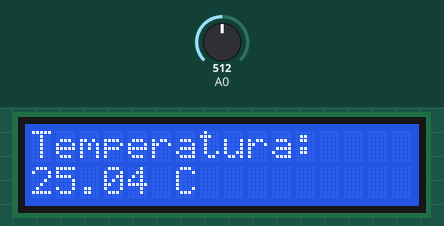
Simulated run of this sketch. Board: Arduino Uno, built with avr-gcc and run on an emulated ATmega328P. Parts: 16×2 character LCD. The test bench sets the inputs (shaded band); at power-on: A0 = 512. What the sketch prints to the serial monitor is not drawn.

Above: at 1.6 s.
1.7 s: A0 set to 329
At 3.2 s:
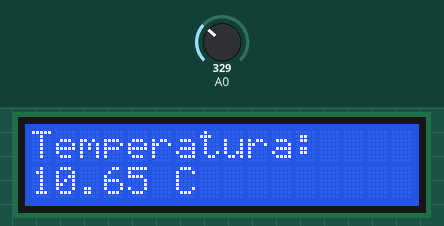
3.5 s: A0 set to 303
At 5.2 s:
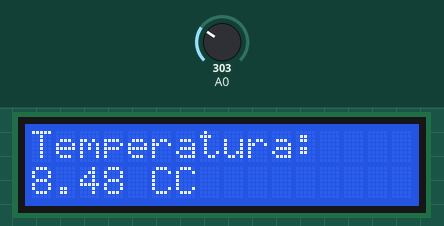
5.5 s: A0 set to 223
At 7.1 s:
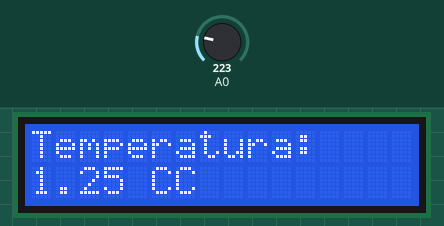
7.5 s: A0 set to 193
At 8.9 s:
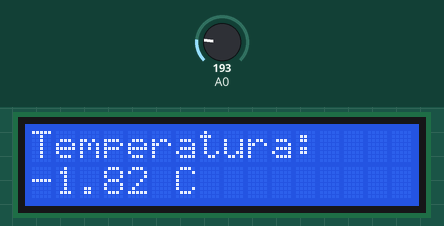
Timing chart, 0 to 10.5 s (numbered marks = the images above; inputs shaded):
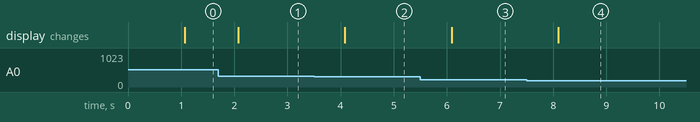

The sketch:

termistor-code.ino
```cpp
/*Código Desenvolvido por Lucas Mire Muffato
https://github.com/lmuffato/

/* Esse códio é para os termistores NTC, ou seja, os resistores que diminuem a
resistência elétrica com o aumento da temperatura.

O termistor usado foi um Termistor NTC, Modelo TTC 104 da marca TSK.

As informações sobre a Resistência Nonimal, a Temperatura Nominal e o Coeficiente
Beta do Termistor, são obtivos através do datasheet do modelo a ser utilizado.

O datasheet do Termistor está no link abaixo:
https://datasheetspdf.com/pdf-file/768616/TKS/TTC-104/1

// <-- ESQUEMA ELETRÔNICO -->

Para proteger o termistor e diminuir a tensão, será utilizado um resistor de 10k Ohm,
ligado em série com o termistor, conforme o esquema abaixo:

  |------T------|
  |             |
  |      |--R---|
  |      |      |
  5v    GND    A0

5v: Saída de 5v do arduino;
GND: Referência de tensão 0;
R: Resistor de 100k Ohm;
T: Termistor (sensor de temperatura);
A0: Porta analógica 0.

// <-- CONSIDERAÇÕES INICIAIS -->

A entrada analógica A0 reconhece o valor da tensão, sendo 1023 para o 5v.

Convertendo o valor analógico em em tensão, utilizando uma proporção:
Se 1023 equivale a 5 volts, o valor lido no pino analógico será uma tensão proporcional:

(Va) Valor de Entrada = Va
(Vf) Tensão de Saída = Vf

[ Vf = (( Va . 5 )/1023) ]

// <-- DETERMINANDO A RESISTÊNICA NO TERMISTOR -->

Para determinar a tensão de saída, será utilizado a Lei de Ohm em um circuito de resistência em série.

(RT) = Resistência do Termistor = RT
(R1) = Resistência do Resistor Associado em série com o Termistor; (nesse caso, um resistor de 10 k)
(Vi) = Tensão de Entrada = 5 v
(Vf) = Tensão de Saída = Vf

[ RT = ((R1 . Vi) / Vf) - R1 ]

// <-- DETERMINANDO A TEMPERATURA -->

A Temperatura no Termissor não varia de maneira linear, ou seja, ela não aumenta na mesma proporção
da variação de resistência.

A relação da temperatura e da resistência do Termistor é descrita pela Equação do Fator Beta,
que é a função utilizada para determinar a variação da resistência do Termistor
pela variação da Temperatura:

(T)  = Temperatura atual no termissor;
(T0) = Temperatura Nominal ( 25° Celcius );
(R0) = Resistência Nominal ( 100Ohm a 25° Celcius );
(RT) = Resistência atual do Resistor;
(B)  = Fator Beta;
(ln) = Logaritimo Natural (Log na base "e")

Tk = 1/( (1 / (T0 + 273.15) ) + (( log(RT / R0) )/B) );

*/

// <-- AQUI INICIA O CÓDIGO DO PRGRAMA -->

/* Os códigos antes do void setup() determinam os parâmetros fixos de como o
arduino funcionará após a inicialização. */

// <-- INCLUI A BIBLIOTECA DO DISPLAY DE LCD -->

/* A biblioteca do Display de LCD já trás os códigos prontos para a utilização de comandos do
display de LCD, dispensando a necessidade de ter que criar códigos para as funções básicas
como escrever letras, textos ou números. */

#include <LiquidCrystal.h>

/* Determinar quais pinos digitais da placa do Arduino serão usados, na ordem
sequencial da esquerda para a direita. */

// <-- ESQUEMA DE PINOS DO DISPLAY -->
/*

DYSPLAY |  VSS | VVD | V0 | RS | RW | E | D0 | D1 | D2 | D3 | D4 | D5 | D6 | D7 | A | K |
ARDUINO |  GND | 5v  | Pt | D7 | GND| D6|    |    |    |    | D5 | D4 | D3 | D2 | 5v|GND|

Pt é a o pino do displa que é ligado a um potenciômetro, para controlar o contraste da tela.
A ligação do potenciômetro é feita conforme a ligação abaixo:

  |--Potenciômetro--|
  |        |        |
  |        |        |
  |        |        |
  5v       Pt      GND

O potenciômetro utilizado foi de 10K ohm.
*/


LiquidCrystal lcd(7, 6, 5, 4, 3, 2);

// <-- INICIA O CÓDIGO QUE SERÁ EXECUTADO APENAS UMA VEZ -->
void setup()

{
//Abre a porta serial e define a taxa de dados para 9600 bites por segundo.

/*Esse comando faz o arduino se comunicar com o computador, enviando qualquer informação
desejada para o computador a uma taxa de 9600 bites por segundo.

Esse comando serve para exibir qualquer informação desejada no monitor serial do arduino, afinal
sem abrir uma comunicação, o monitor serial não terá o que exibir.

A escolha da taxa de bites por segundo, depende da quantidade de informação que será enviada.
Quanto maior a quantida de infomração, maior deve ser a taxa.*/

Serial.begin(9600);

// Ativa o display, usando as 16 colunas e as 2 linhas
lcd.begin(16, 2);

// Limpa a tela do LCD de quaisquer dados anteriores.
lcd.clear();

}

// Inicia o código que será repetido infinitamente.
void loop()

{
// Início do Código do loop.

// <-- CRIAÇÃO DAS VARIÁVEIS -->

/*
float -> Significa que a variável terá um valor decimal;
Int -> Significa que a variável terá um valor inteiro;
*/
float T;                    // (T)  = Temperatura atual no termissor graus celsius
float Tk;                   // (T)  = Temperatura atual no termissor kelvin
float Va;                   // (Va) = Valor de Entrada
float Vf;                   // (Vf) = Tensão de Saída
float RT;                   // (RT) = Resistência atual do Termistor

// Aqui determina que o valor da variável "Va" será o mesmo valor lido na porta analógica A0.
Va = analogRead(A0);

// <-- AJUSTE DA PRECISÃO -->

/* Devido as pequenas variaçoẽs da corrente, o valor de entrada acaba variando em uma faixa.
Por isso, faz-se a média aritimética de 5 amostras a acada 200 milisegundos.
*/

//Criação de variáveis para determinação do valor médio.
float soma = 0;             // Soma das Amostras.
int n = 5;                  // Número de amostras.
float Vm = 0;               // Média Aritimética das Amostras.
float amostra[n];           // Amostra.

// As amostras começam a ser contadas a partir do número zero.
// Enquanto o número de amostras coletadas não é igual ao número determinado, coleta-se mais uma amostra.
for (n=0; n< 5; n++)

// Cada amostra terá o valor da porta analógica A0.
{
  amostra[n] = analogRead(A0);
 // O programa espera 200 milissegundos para coletar a próxima amostra.
 delay(200);
}

// Soma as amostras começando da amostra nº zero, somando a próxima amostra até que o número da amostra seja o número 5.
for (n=0; n< 5; n++){soma += amostra[n];}

// Faz a média aritimética das amostras somando o valor das cinco amostras e dividindo pelo número de amostras coletadas.
//Vm = (soma/5);

Vm = analogRead(A0);

// <-- CÁLCULO PELO COEFICIENTE BETA -->

// Criação das variáveis correspondentes aos parametros de acordo com cada situação:

float B  = 4400;            // (B)  = Fator Beta.
float T0 = 25;              // (T0) = Temperatura Nominal em graus celsius.
float R0 = 100000;          // (R0) = Resistência Nominal em K Ohm.
float Ri = 100000;          // (R0) = Resistência do Resistor Associado em Série com o Termistor K OhmK.
float Vi = 5;               // (Vi) = Valor da Tensão Inicial ou Tensão de Entrada.

// Convertendo o valor da média de cinco amostras do valor analógico em tensão:
Vf = ((Vm * Vi) / 1023);                       // [ Vf = ( ( Vm . Vi ) / 1023 ) ]

// Determinando a Resistência do Termissor pela Diferença de Tensão:
//RT = ((( Ri * Vi) / Vf) - Ri);               // [ RT = (( R1 . Vi )/ Vf) - R1 ]

RT = ((Ri*(Vi - Vf))/Vf);

// Determinando a Temperatura no Termistor pela Equação do Fator Beta:
/*
A equação foi formulada com a temperatura em  kelvins, e por essa razão é preciso converter
a temperatura de graus celsius para kelvins. Para isso, isso adiciona-se 273.15 na temperatura
nominal do termistor.
*/

Tk = 1/( (1 / (T0 + 273.15) ) + (( log(RT / R0) )/B) );

/* OBS.: No arduíno a função log(x) defeine a função de logarítimo natural.
Para utilizar outra base, como 10, é necessário especificar como log10. */

// A temperatura encontrada é convertida de kelvins para graus celsius.
T = (Tk - 273.15);

// <-- EXIBIR A TEMPERATURA NO DYSPLAY DE LCD -->

// Move o Cursor do LDC para Coluna 0 e a linha 0.
lcd.setCursor(0, 0);

// Ordena que o LDC escrever o texto entre aspas.
lcd.print("Temperatura:");

// Move o Cursor do LDC para Coluna 0 e a linha 1.
lcd.setCursor(0, 1);

// Ordena que o LDC escreve o valor da variável "T".
lcd.print(T);

// escreve um espaço em branco logo depois do dado anterior.
lcd.print(" ");

// escreve um "C" logo depois do dado anterior.
lcd.print("C");

// <-- EXIBIR A TEMPERATURA NA PORTA SERIAL (NO COMPUTADOR) -->
/*
Serial.println("-------------------------------"); // Separador, para facilitar a visualização

// Escreva "Temperatura por Fator Beta (°C): " em uma linha na tela serial do aplicativo do arduino no computador.
Serial.print("Temperatura por Fator Beta (°C): ");

// Escreva o valor da variável "T" na mesma linha na tela serial do aplicativo do arduino no computador.
Serial.println(T);

Serial.print("Tensao (Volts) ");
Serial.println(Vf);

Serial.print("Valor Analogico: ");
Serial.println(Va);

Serial.print("Resistência do Termistor Ohm: ");
Serial.println(RT);

Serial.println("-------------------------------");
*/

// <-- EXIBIR A TEMPERATURA NA PORTA SERIAL (NO COMPUTADOR)FORMATO JSON -->

//Serial.print("{");
//Serial.print("temperatura");Serial.print(":");
Serial.print(T);Serial.print("\n");
//Serial.print("resistenciaDoTermistor: ");Serial.print(RT);Serial.print(",");
//Serial.print("tensaoDeSaida: ");Serial.print(Vf);
//Serial.print("}\n");
//Serial.print("\n");

//Serial.println("-"); // Separador, para facilitar a visualização
//Serial.println("{temperatura: "+(T1));

//Serial.print("-");

// Espera 1000 milissegundos (1 segundo) para iniciar o loop novamente.
//delay(1000);
}
// Final do Código do loop.
// A partir o conchetes o código se inicia novamente.
```

Measured:
- the behaviour switches between 322 and 321 on A0 (found by bisection; images 1 and 2)
- the behaviour switches between 211 and 210 on A0 (found by bisection; images 3 and 4)
- after the input at 1.7 s, the display: changes after 0.37 s (image 1)
- after the input at 3.5 s, the display: changes after 0.58 s (image 2)
- after the input at 5.5 s, the display: changes after 0.59 s (image 3)
- after the input at 7.5 s, the display: changes after 0.60 s (image 4)
